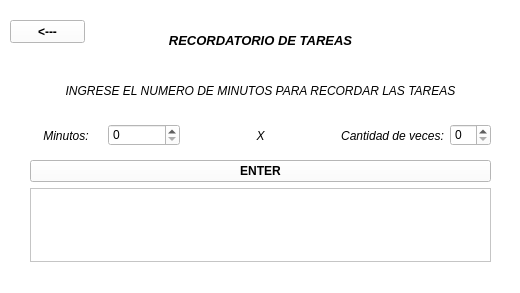
<?xml version="1.0" encoding="UTF-8"?>
<ui version="4.0">
 <class>Ventana_Recordatorio</class>
 <widget class="QMainWindow" name="Ventana_Recordatorio">
  <property name="geometry">
   <rect>
    <x>0</x>
    <y>0</y>
    <width>520</width>
    <height>293</height>
   </rect>
  </property>
  <property name="windowTitle">
   <string>Recordatorio de Tareas</string>
  </property>
  <property name="styleSheet">
   <string notr="true">background-color: rgb(255, 255, 255);</string>
  </property>
  <widget class="QWidget" name="centralwidget">
   <widget class="QPushButton" name="regresar">
    <property name="geometry">
     <rect>
      <x>10</x>
      <y>20</y>
      <width>75</width>
      <height>23</height>
     </rect>
    </property>
    <property name="font">
     <font>
      <weight>75</weight>
      <bold>true</bold>
     </font>
    </property>
    <property name="cursor">
     <cursorShape>OpenHandCursor</cursorShape>
    </property>
    <property name="styleSheet">
     <string notr="true">QPushButton:hover{
	
	color: rgb(255, 255, 255);
	background-color: rgb(0, 0, 0);
}
QPushButton{
	
	color: rgb(0, 0, 0);
	background-color: rgb(255, 255, 255);
}</string>
    </property>
    <property name="text">
     <string>&lt;---</string>
    </property>
   </widget>
   <widget class="QLabel" name="titulo">
    <property name="geometry">
     <rect>
      <x>100</x>
      <y>20</y>
      <width>321</width>
      <height>41</height>
     </rect>
    </property>
    <property name="font">
     <font>
      <pointsize>10</pointsize>
      <weight>75</weight>
      <italic>true</italic>
      <bold>true</bold>
     </font>
    </property>
    <property name="text">
     <string>RECORDATORIO DE TAREAS</string>
    </property>
    <property name="alignment">
     <set>Qt::AlignCenter</set>
    </property>
   </widget>
   <widget class="QLabel" name="titulo_2">
    <property name="geometry">
     <rect>
      <x>50</x>
      <y>70</y>
      <width>421</width>
      <height>41</height>
     </rect>
    </property>
    <property name="font">
     <font>
      <pointsize>9</pointsize>
      <weight>50</weight>
      <italic>true</italic>
      <bold>false</bold>
     </font>
    </property>
    <property name="text">
     <string>INGRESE EL NUMERO DE MINUTOS PARA RECORDAR LAS TAREAS</string>
    </property>
    <property name="alignment">
     <set>Qt::AlignCenter</set>
    </property>
   </widget>
   <widget class="QWidget" name="">
    <property name="geometry">
     <rect>
      <x>30</x>
      <y>120</y>
      <width>461</width>
      <height>31</height>
     </rect>
    </property>
    <layout class="QHBoxLayout" name="horizontalLayout_3">
     <item>
      <layout class="QHBoxLayout" name="horizontalLayout">
       <item>
        <widget class="QLabel" name="titulo_3">
         <property name="font">
          <font>
           <pointsize>9</pointsize>
           <weight>50</weight>
           <italic>true</italic>
           <bold>false</bold>
          </font>
         </property>
         <property name="text">
          <string>Minutos:</string>
         </property>
         <property name="alignment">
          <set>Qt::AlignCenter</set>
         </property>
        </widget>
       </item>
       <item>
        <widget class="QSpinBox" name="min"/>
       </item>
      </layout>
     </item>
     <item>
      <widget class="QLabel" name="titulo_4">
       <property name="font">
        <font>
         <pointsize>9</pointsize>
         <weight>50</weight>
         <italic>true</italic>
         <bold>false</bold>
        </font>
       </property>
       <property name="text">
        <string>X</string>
       </property>
       <property name="alignment">
        <set>Qt::AlignCenter</set>
       </property>
      </widget>
     </item>
     <item>
      <layout class="QHBoxLayout" name="horizontalLayout_2">
       <item>
        <widget class="QLabel" name="titulo_5">
         <property name="font">
          <font>
           <pointsize>9</pointsize>
           <weight>50</weight>
           <italic>true</italic>
           <bold>false</bold>
          </font>
         </property>
         <property name="text">
          <string>Cantidad de veces:</string>
         </property>
         <property name="alignment">
          <set>Qt::AlignCenter</set>
         </property>
        </widget>
       </item>
       <item>
        <widget class="QSpinBox" name="veces"/>
       </item>
      </layout>
     </item>
    </layout>
   </widget>
   <widget class="QWidget" name="">
    <property name="geometry">
     <rect>
      <x>30</x>
      <y>160</y>
      <width>461</width>
      <height>102</height>
     </rect>
    </property>
    <layout class="QVBoxLayout" name="verticalLayout">
     <item>
      <widget class="QPushButton" name="hacer">
       <property name="font">
        <font>
         <weight>75</weight>
         <bold>true</bold>
        </font>
       </property>
       <property name="cursor">
        <cursorShape>OpenHandCursor</cursorShape>
       </property>
       <property name="styleSheet">
        <string notr="true">QPushButton:hover{
	
	color: rgb(255, 255, 255);
	background-color: rgb(0, 0, 0);
}
QPushButton{
	
	color: rgb(0, 0, 0);
	background-color: rgb(255, 255, 255);
}</string>
       </property>
       <property name="text">
        <string>ENTER</string>
       </property>
      </widget>
     </item>
     <item>
      <widget class="QTextBrowser" name="mensaje">
       <property name="enabled">
        <bool>false</bool>
       </property>
       <property name="html">
        <string>&lt;!DOCTYPE HTML PUBLIC &quot;-//W3C//DTD HTML 4.0//EN&quot; &quot;http://www.w3.org/TR/REC-html40/strict.dtd&quot;&gt;
&lt;html&gt;&lt;head&gt;&lt;meta name=&quot;qrichtext&quot; content=&quot;1&quot; /&gt;&lt;style type=&quot;text/css&quot;&gt;
p, li { white-space: pre-wrap; }
&lt;/style&gt;&lt;/head&gt;&lt;body style=&quot; font-family:'MS Shell Dlg 2'; font-size:8.25pt; font-weight:400; font-style:normal;&quot;&gt;
&lt;p align=&quot;center&quot; style=&quot;-qt-paragraph-type:empty; margin-top:0px; margin-bottom:0px; margin-left:0px; margin-right:0px; -qt-block-indent:0; text-indent:0px;&quot;&gt;&lt;br /&gt;&lt;/p&gt;&lt;/body&gt;&lt;/html&gt;</string>
       </property>
      </widget>
     </item>
    </layout>
   </widget>
  </widget>
  <widget class="QMenuBar" name="menubar">
   <property name="geometry">
    <rect>
     <x>0</x>
     <y>0</y>
     <width>520</width>
     <height>21</height>
    </rect>
   </property>
  </widget>
  <widget class="QStatusBar" name="statusbar"/>
 </widget>
 <resources/>
 <connections/>
</ui>
